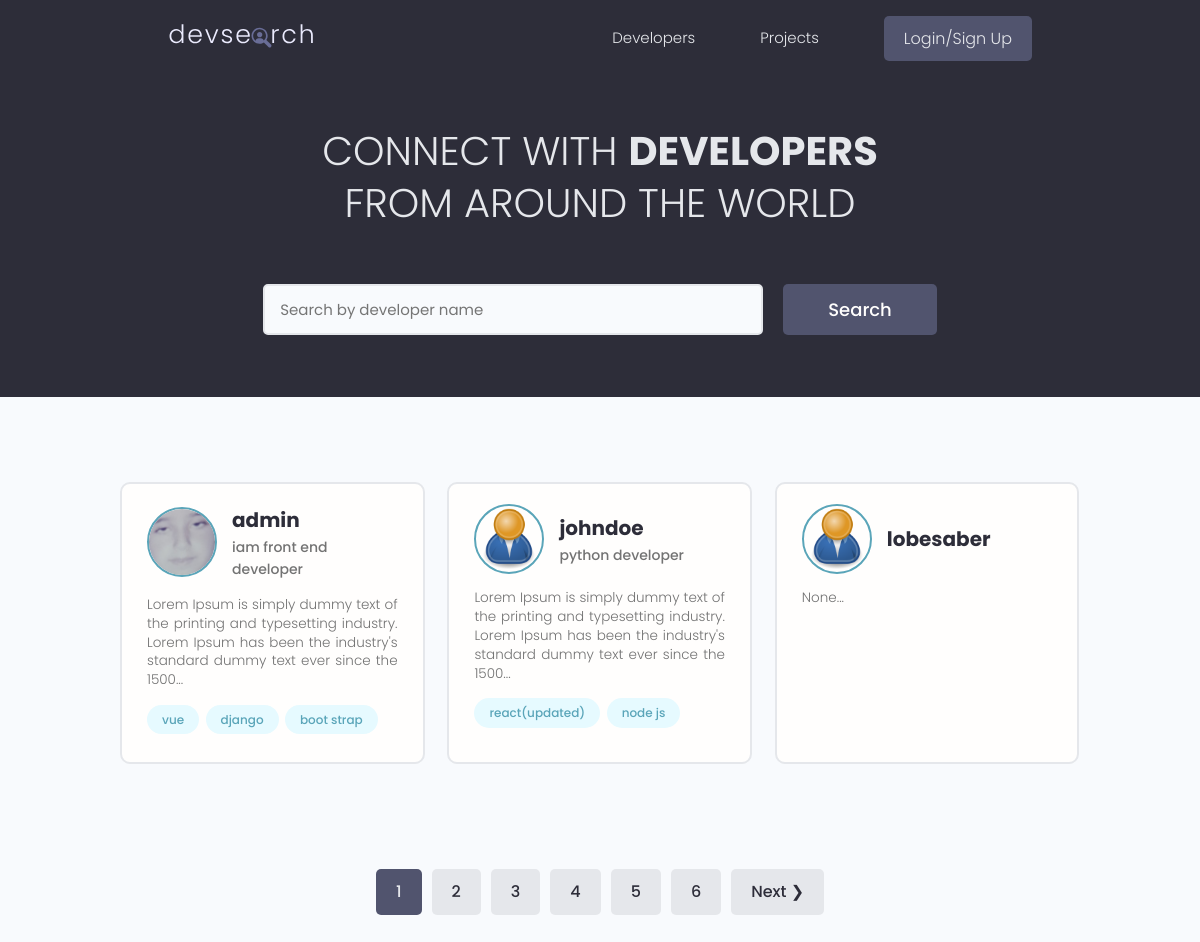
The page / on the database its author committed.
### users/models.py (models this page shows)
class Profile(models.Model):
    id = models.UUIDField(default=uuid.uuid4, unique=True,
                            primary_key=True, editable=False)
    user = models.OneToOneField(
        User, null=True, blank=True, on_delete=models.CASCADE)
    name = models.CharField(max_length=200, null=True, blank=True)
    user_name = models.CharField(max_length=200, null=True, blank=True)
    email = models.EmailField(null=True, blank=True)
    headline = models.CharField(max_length=800, null=True, blank=True)
    bio = models.TextField(null=True, blank=True)
    location = models.CharField(max_length=200, null=True, blank=True)
    profile_image = models.ImageField(
        null=True, blank=True, upload_to="profiles/", default="profiles/user-default.png")
    social_github = models.URLField(max_length=200, null=True, blank=True)
    social_twitter = models.URLField(max_length=200, null=True, blank=True)
    social_linkedin = models.URLField(max_length=200, null=True, blank=True)
    social_youtube = models.URLField(max_length=200, null=True, blank=True)
    social_website = models.URLField(max_length=200, null=True, blank=True)
    created = models.DateTimeField(auto_now_add=True)
    def __str__(self):
        return str(self.user.username)
    class Meta:
        ordering = ["created"]

class Skill(models.Model):
    id = models.UUIDField(default=uuid.uuid4, unique=True,
                            primary_key=True, editable=False)
    owner = models.ForeignKey(Profile, on_delete=models.CASCADE)
    name = models.CharField(max_length=200, null=True, blank=True)
    description = models.TextField(null=True, blank=True)
    created = models.DateTimeField(auto_now_add=True)
    def __str__(self):
        return self.name

### users/views.py (the view)
# urls.py: path('', views.profiles, name="profiles"),
def profiles(request):
    search_query, profiles = searchProfiles(request)
    try:
        pages, profiles = paginateProfiles(request, search_query, profiles)
    except Exception as error:
        return error.args[0]
    context = {"profiles": profiles,
                "search_query": search_query, "pages": pages}
    return render(request, "users/profiles.html", context)

### users/utils.py (called while the page is built)
def searchProfiles(request) -> tuple[str, list]:
    search_query = ""
    if request.GET.get("search_query"):
        search_query = request.GET.get("search_query")
    skills = Skill.objects.filter(name__icontains = search_query)
    profiles = Profile.objects.filter(Q(user_name__icontains = search_query) |
                                        Q(headline__icontains = search_query) |
                                        Q(skill__in = skills)).distinct()
    return search_query, profiles

### users/templates/users/profiles.html (shortened to what this page needs)
{% extends 'main.html' %} {% block content %}
<main class="home">
    <section class="hero-section text-center">
        <div class="container container--narrow">
            <div class="hero-section__box">
                <h2>CONNECT WITH <span>DEVELOPERS</span></h2>
                <h2>FROM AROUND THE WORLD</h2>
            </div>
            <div class="hero-section__search">
                <form id="search-form" class="form" action="{% url 'profiles' %}" method="GET">
                    <div class="form__field">
                        <input class="input input--text" id="formInput#search" type="text" name="search_query"
                            value = "{{search_query}}" placeholder="Search by developer name" />
                    </div>
                    <input class="btn btn--sub btn--lg" type="submit" value="Search" />
                </form>
            </div>
        </div>
    </section>
    <section class="devlist">
        <div class="container">
            <div class="grid grid--three">
                {% for profile in profiles %}
                <div class="column card">
                    <div class="dev">
                        <a href="{% url 'user-profile' profile.id %}" class="card__body">
                            <div class="dev__profile">
                                <img class="avatar avatar--md" src="{{profile.profile_image.url}}"
                                    alt="image" />
                                <div class="dev__meta">
                                    <h3>{{profile}}</h3>
                                    <h5>{{profile.headline|default:""|slice:"60"}}</h5>
                                </div>
                            </div>
                            <p class="dev__info">{{profile.bio|slice:"150"}}...</p>
                            <div class="dev__skills">
                                {% for skill in profile.skill_set.all|slice:"3" %}
                                <span class="tag tag--pill tag--main">
                                    <small>{{skill}}</small>
                                </span>
                                {% endfor %}
                            </div>
                        </a>
                    </div>
                </div>
                {% endfor %}
            </div>
        </div>
    </section>
    {% include "pagination.html" with queryset=profiles pages=pages %}
</main>
{% endblock content %}

### static/styles/app.css (style rules this page uses)
:root { --color-sub: #2d2d39; }
.btn--sub { background-color: var(--color-sub-light); }
.card { border: 2px solid var(--color-light); }
img { width: 100%; }
.hero-section { height: 40vh; display: flex; align-items: center; background-color: var(--color-sub); }
.hero-section__box { margin-bottom: 4rem; }
.hero-section__box > h2, .hero-section__box > h2 > span { font-size: 4rem; color: var(--color-light); line-height: 1.3; text-transform: uppercase; }
.hero-section__box > h2 { font-weight: 300; }
.hero-section__box > h2 > span { font-weight: 700; }
.hero-section__search > .form { display: flex; align-items: center; justify-content: center; gap: 2rem; }
.hero-section__search > .form input.input--text { width: 50rem; }
.devlist { margin-top: 8rem; }
.devlist .grid { align-items: stretch; }
.devlist .dev .dev__profile { display: flex; align-items: center; gap: 1.5rem; }
.devlist .dev .dev__meta h3 { color: var(--color-sub); font-size: 2rem; font-weight: 700; }
.devlist .dev .dev__meta h5 { color: var(--color-text); font-size: 1.4rem; font-weight: 500; }
.devlist .dev .dev__info { margin: 1.5rem 0; font-size: 1.35rem; line-height: 1.4; text-align: justify; }

### static/uikit/styles/modules/_variables.css (style rules this page uses)
:root { --color-main: #5aa5b9; --color-main-light: #e6faff; --color-sub: #3f4156; --color-sub-light: #51546e; --color-sub-lighter: #ededfd; --color-text: #737373; --color-gray: #8b8b8b; --color-light: #e5e7eb; --color-light-gray: #767676; --color-bg: #f8fafd; --color-white: #fffefd; --color-white-light: #f3f3f3; --color-success: #359e64; --color-success-bg: #def8e8; --color-error: #fc4b0b; --color-error-bg: #fff2ee; --font-base: 'Poppins', arial, helvetica, 'Segoe UI', roboto, ubuntu, sans-serif; --font-monospace: 'Fira Code', 'Courier New', courier, monospace; --font-regular: 300; --font-medium: 500; --font-bold: 700; --generic-shadow: 1px 1px 5px #00000010; --generic-transition: all 0.3s ease-in-out; }

### static/uikit/styles/modules/_base.css (style rules this page uses)
* { margin: 0; padding: 0; box-sizing: border-box; text-rendering: optimizeLegibility; color: inherit; font-size: inherit; }
html { font-size: 50%; }
@media only screen and (min-width: 480px) { html { font-size: 56.25%; } }
@media only screen and (min-width: 1200px) { html { font-size: 62.5%; } }
body { line-height: 1.6; font-weight: 400; font-size: 1.5rem; color: var(--color-text); background-color: var(--color-bg); min-height: 100vh; }

### static/uikit/styles/modules/_typography.css (style rules this page uses)
* { font-family: var(--font-base); }
h2 { font-size: 3.6rem; font-weight: var(--font-bold); }
h3 { font-size: 3.2rem; font-weight: var(--font-medium); }
h5 { font-size: 2.4rem; font-weight: var(--font-medium); }
h5, h6 { font-weight: var(--font-regular); }
p, span, strong { font-size: 1.6rem; color: var(--color-text); font-weight: var(--font-regular); }
a { padding-bottom: 2px; text-decoration: none; display: inline-block; color: var(--color-main); font-weight: var(--font-medium); }

### static/uikit/styles/modules/_utilities.css (style rules this page uses)
.container { width: 92%; max-width: 165rem; margin: 0 auto; box-sizing: border-box; }
.container--narrow { width: 92%; max-width: 120rem; }
@media screen and (min-width: 1000px) { .container { width: 90%; } }
@media screen and (min-width: 1000px) { .container--narrow { width: 85%; } }
@media screen and (min-width: 1200px) { .container { width: 80%; } }
@media screen and (min-width: 1200px) { .container--narrow { width: 72%; } }
.text-center { text-align: center; }

### static/uikit/styles/modules/_avatar.css (style rules this page uses)
.avatar { border-radius: 50%; border: 2px solid var(--color-main); object-fit: cover; }
.avatar--md { height: 7rem; width: 7rem; }

### static/uikit/styles/modules/_button.css (style rules this page uses)
.btn { display: inline-block; position: relative; cursor: pointer; background-color: var(--color-light); font-weight: var(--font-medium); color: var(--color-sub); text-decoration: none; padding: 1rem 2rem; border-radius: 0.5rem; border: none; width: -webkit-fit-content; width: -moz-fit-content; width: fit-content; height: -webkit-fit-content; height: -moz-fit-content; height: fit-content; font-size: 1.6rem; outline-width: 0; outline-color: transparent; -webkit-backface-visibility: hidden; backface-visibility: hidden; transition: all 0.3s ease-in-out; }
.btn--sub { background-color: var(--color-sub); color: var(--color-white); }
.btn--lg { font-size: 1.8rem; padding: 1.2rem 4.5rem; }

### static/uikit/styles/modules/_card.css (style rules this page uses)
.card { border-radius: 1rem; background-color: var(--color-white); border: 1.5px solid var(--color-light); width: auto; height: auto; margin-top: 0.5rem; margin-bottom: 0.5rem; overflow: hidden; }
.card__body, .card__header { padding: 2rem 2.5rem; }

### rows shown on the page
Profile: profile_image (picture), user.username "admin", headline "iam front end developer", bio "Lorem Ipsum is simply dummy text of the printing and typesetting industry. Lorem Ipsum has been the industry's standard dummy text ever since the 1500"
Skill: name "vue"
Skill: name "django"
Skill: name "boot strap"
Profile: profile_image (placeholder picture), user.username "johndoe", headline "python developer", bio "Lorem Ipsum is simply dummy text of the printing and typesetting industry. Lorem Ipsum has been the industry's standard dummy text ever since the 1500"
Skill: name "react(updated)"
Skill: name "node js"
Profile: profile_image (placeholder picture), user.username "lobesaber", bio "None"

### other values the page prints
{{ page }} "1" "2" "3" "4" "5" "6"
